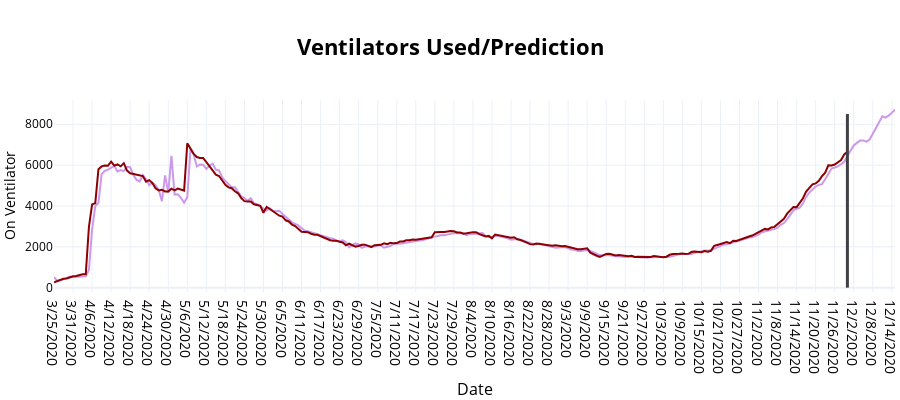

Notebook code cell kept with this figure:
### Code cell
fig4.add_shape(
    dict(
        type="line",
        x0=250,
        y0=0,
        x1=250,
        y1=8500,
        line=dict(
            color='rgb(65, 65, 69)',
            width=3
        )
    ))

fig4.show()

### Figure 1 — Plotly figure (JSON) as saved in the notebook; plotly's stock layout.template omitted (floating-point values rounded to 4 significant figures; data arrays with more than 128 entries replaced by an {"elided": "..."} marker saying what was removed)
{"data": [{"line": {"color": "rgb(204, 152, 237)", "width": 2}, "mode": "lines", "name": "Prediction", "type": "scatter", "x": {"elided": "266 str values"}, "y": {"elided": "266 int values"}}, {"line": {"color": "darkred", "dash": "solid", "width": 2}, "mode": "lines", "name": "True venitlators used", "type": "scatter", "x": {"elided": "266 str values"}, "y": {"elided": "251 int values"}}], "layout": {"autosize": true, "font": {"color": "black", "size": 16}, "height": 400, "hovermode": "x", "margin": {"l": 0, "r": 0}, "shapes": [{"line": {"color": "rgb(65, 65, 69)", "width": 3}, "type": "line", "x0": 250, "x1": 250, "y0": 0, "y1": 8500}], "showlegend": false, "title": {"text": "<b>Ventilators Used/Prediction</b>", "x": 0.5, "xanchor": "center", "y": 0.9, "yanchor": "top"}, "xaxis": {"range": ["2020-04-30", "2020-12-01"], "tickfont": {"size": 14}, "tickformat": "%m-%d", "title": {"font": {"size": 16}, "text": "Date"}}, "yaxis": {"tickfont": {"size": 12}, "title": {"font": {"size": 14}, "text": "On Ventilator"}}}}
